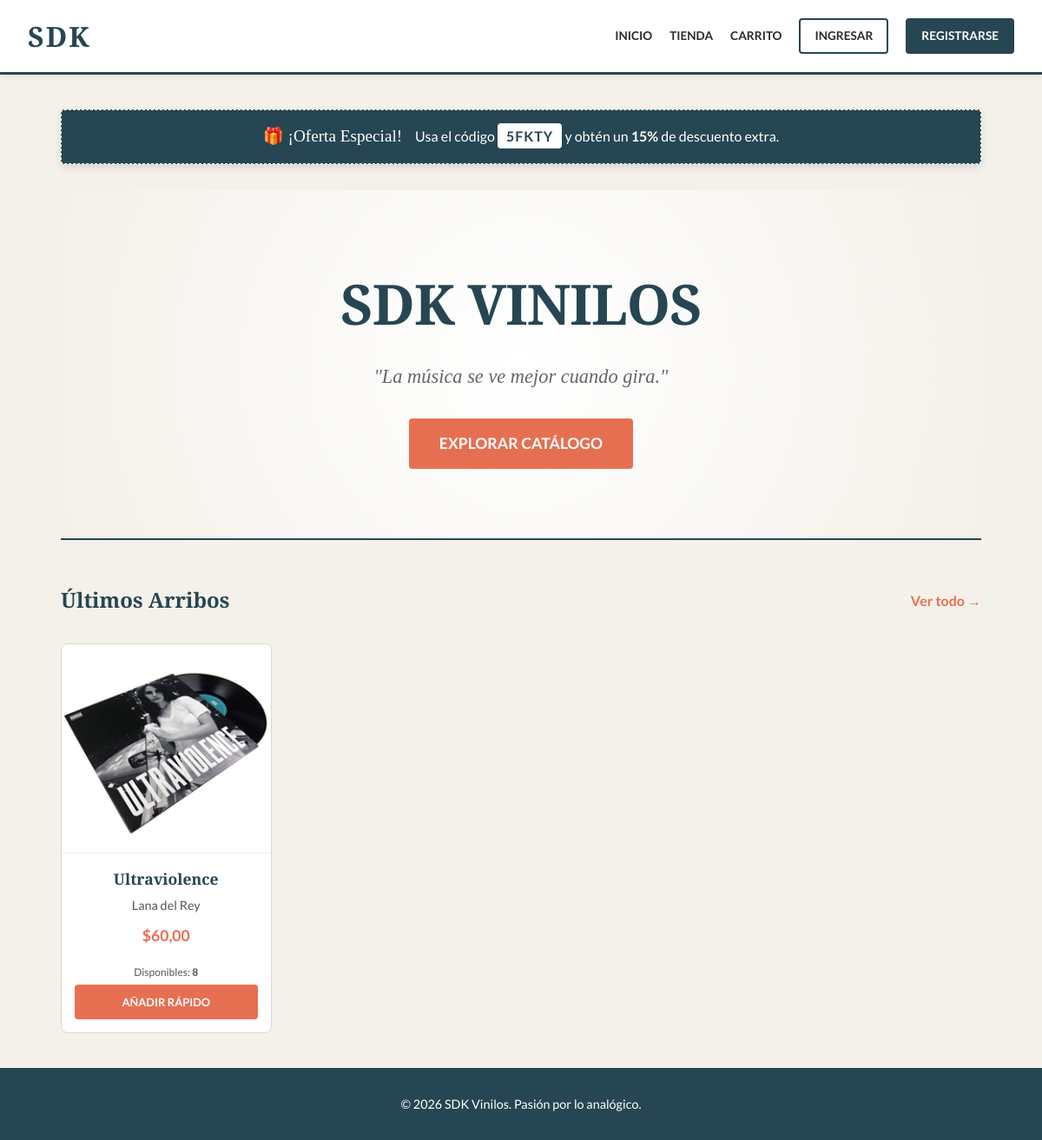
Before: / with the older database file.
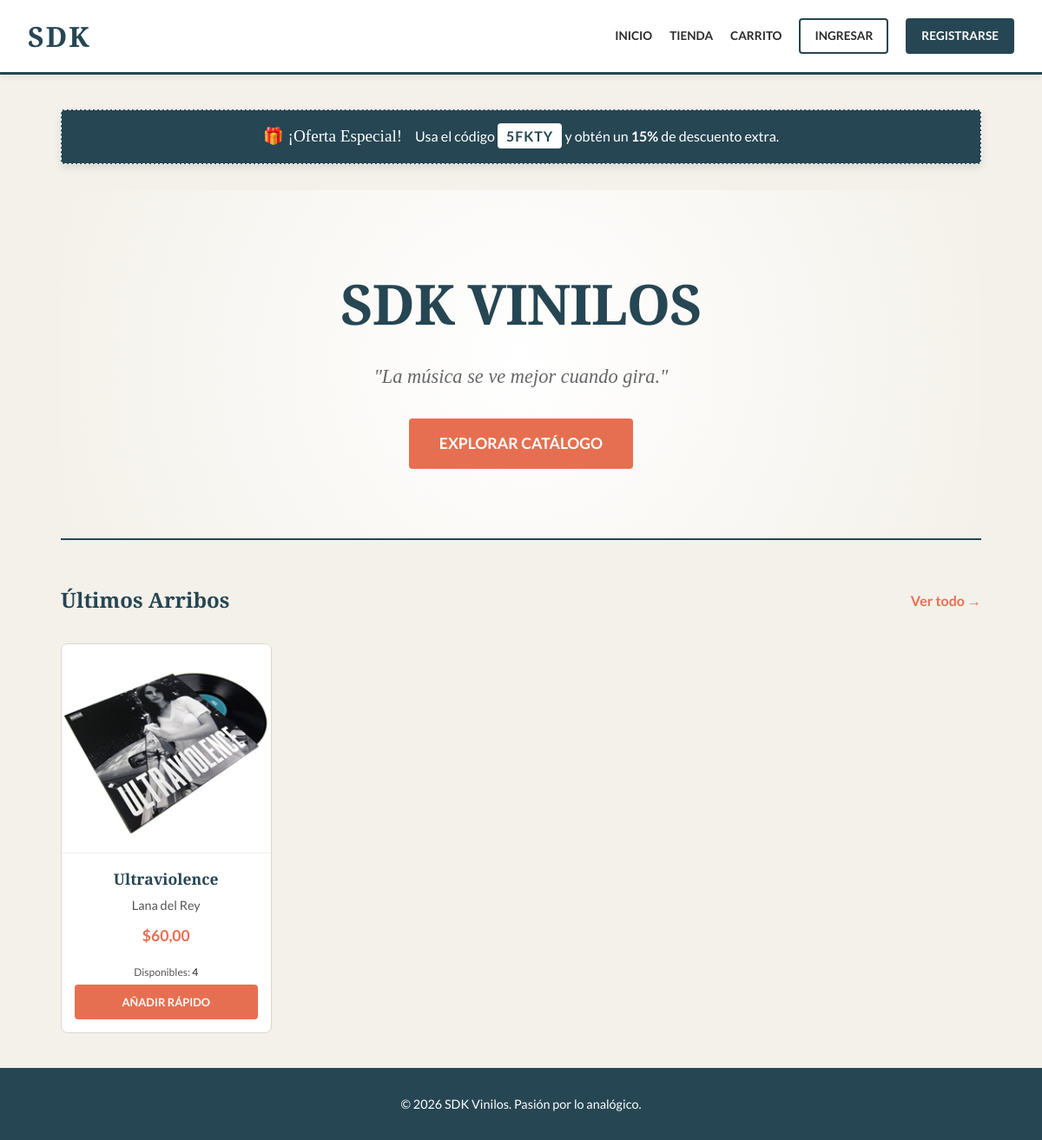
After: the same page with the newer database file.
### tienda/models.py (models this page shows, shortened)
class ViniloMusical(models.Model):
    tituloDisco = models.CharField(max_length=200)
    artistaPrincipal = models.CharField(max_length=200)
    precioUnitario = models.DecimalField(max_digits=10, decimal_places=2)
    stockDisponible = models.IntegerField(default=0)
    porcentajeDescuento = models.IntegerField(default=0, verbose_name="Descuento (%)", help_text="0 para precio normal")
    activo = models.BooleanField(default=True, verbose_name="¿Activo en Tienda?")
    imagenPortada = models.ImageField(upload_to='portadas/', blank=True, null=True)
    imagenUrl = models.URLField(max_length=500, blank=True, null=True, verbose_name="URL de Imagen (Opcional)")
    categoria = models.CharField(max_length=100, verbose_name="Género Musical")
    esNuevo = models.BooleanField(default=True)
    aceptaDevolucion = models.BooleanField(default=True)

### tienda/views.py (the view)
# urls.py: path('', views.vistaInicio, name='inicio'),
def vistaInicio(request):
    discosRecientes = ViniloMusical.objects.filter(stockDisponible__gt=0, activo=True).order_by('-id')[:4]
    cuponDestacado = CuponDescuento.objects.filter(activo=True).order_by('-porcentajeDescuento').first()
    return render(request, 'tienda/inicio.html', {
        'discos': discosRecientes,
        'cupon_promo': cuponDestacado
    })

### tienda/templatetags/math_extras.py (called while the page is built)
@register.filter
def porcentaje(value):
    try:
        return int(float(value) * 100)
    except (ValueError, TypeError):
        return 0

### tienda/templates/tienda/inicio.html
{% extends 'tienda/base.html' %}
{% load math_extras %}
{% block content %}
{% if cupon_promo %}
<div style="background: var(--secundario); color: #fff; padding: 15px; text-align: center; border-radius: 4px; margin-bottom: 30px; border: 1px dashed #fff; box-shadow: 0 4px 10px rgba(0,0,0,0.1);">
    <span style="font-family: 'Playfair Display', serif; font-size: 1.2rem; margin-right: 10px;">
        🎁 ¡Oferta Especial!
    </span>
    Usa el código <strong style="background: #fff; color: var(--secundario); padding: 5px 10px; border-radius: 4px; letter-spacing: 1px;">{{ cupon_promo.codigoCupon }}</strong>
    y obtén un <strong>{{ cupon_promo.porcentajeDescuento|porcentaje }}%</strong> de descuento extra.
</div>
{% endif %}
<div style="text-align: center; padding: 80px 0; border-bottom: 2px solid var(--secundario); margin-bottom: 50px; background: radial-gradient(circle, #fff 0%, var(--fondo) 100%);">
    <h1 style="font-size: 4rem; margin: 0 0 15px 0; color: var(--secundario); letter-spacing: -1px;">SDK VINILOS</h1>
    <p style="font-size: 1.4rem; color: #666; font-family: 'Playfair Display', serif; font-style: italic; max-width: 600px; margin: 0 auto;">
        "La música se ve mejor cuando gira."
    </p>
    <a href="{% url 'catalogo' %}" class="btn" style="display: inline-block; margin-top: 30px; padding: 15px 35px; font-size: 1.1rem;">
        EXPLORAR CATÁLOGO
    </a>
</div>
<div style="display: flex; align-items: center; justify-content: space-between; margin-bottom: 30px;">
    <h2 style="color: var(--secundario); margin: 0;">Últimos Arribos</h2>
    <a href="{% url 'catalogo' %}" style="color: var(--acento); text-decoration: none; font-weight: bold;">Ver todo &rarr;</a>
</div>
<div class="grid-discos">
    {% for disco in discos %}
        <div class="card-disco">
            <div class="card-img-container">
                {% if disco.imagenPortada %}
                    <img src="{{ disco.imagenPortada.url }}" alt="{{ disco.tituloDisco }}">
                {% elif disco.imagenUrl %}
                    <img src="{{ disco.imagenUrl }}" alt="{{ disco.tituloDisco }}">
                {% else %}
                    <div style="width:100%; height:100%; display:flex; align-items:center; justify-content:center; background:#eee; color:#aaa;">
                        <span style="font-size:3rem;">♫</span>
                    </div>
                {% endif %}
            </div>
            <div class="card-body">
                <h3 style="font-size: 1.1rem; margin-bottom: 5px;">{{ disco.tituloDisco }}</h3>
                <p style="margin: 0; font-size: 0.9rem; color: #555;">{{ disco.artistaPrincipal }}</p>
                <p style="font-weight: bold; margin-top: 10px; color: var(--acento); font-size: 1.1rem;">${{ disco.precioUnitario }}</p>
                {% if disco.stockDisponible == 0 %}
                    <div style="font-size: 0.75rem; color: #d32f2f; font-weight: bold; margin-bottom: 5px;">Agotado</div>
                {% else %}
                    <div style="font-size: 0.75rem; color: #555; margin-bottom: 5px;">
                        Disponibles: <strong>{{ disco.stockDisponible }}</strong>
                    </div>
                {% endif %}
                <a href="{% url 'agregar_carrito' disco.id %}" class="btn" style="margin-top: 5px; font-size: 0.8rem; display: block; width: 100%; box-sizing: border-box;">
                    AÑADIR RÁPIDO
                </a>
            </div>
        </div>
    {% empty %}
        <p style="text-align: center; color: #999; width: 100%;">Estamos renovando nuestro stock. Vuelve pronto.</p>
    {% endfor %}
</div>
{% endblock %}

Changed rows visible on the page:
changed ViniloMusical "Ultraviolence": stockDisponible "8" → "4"
